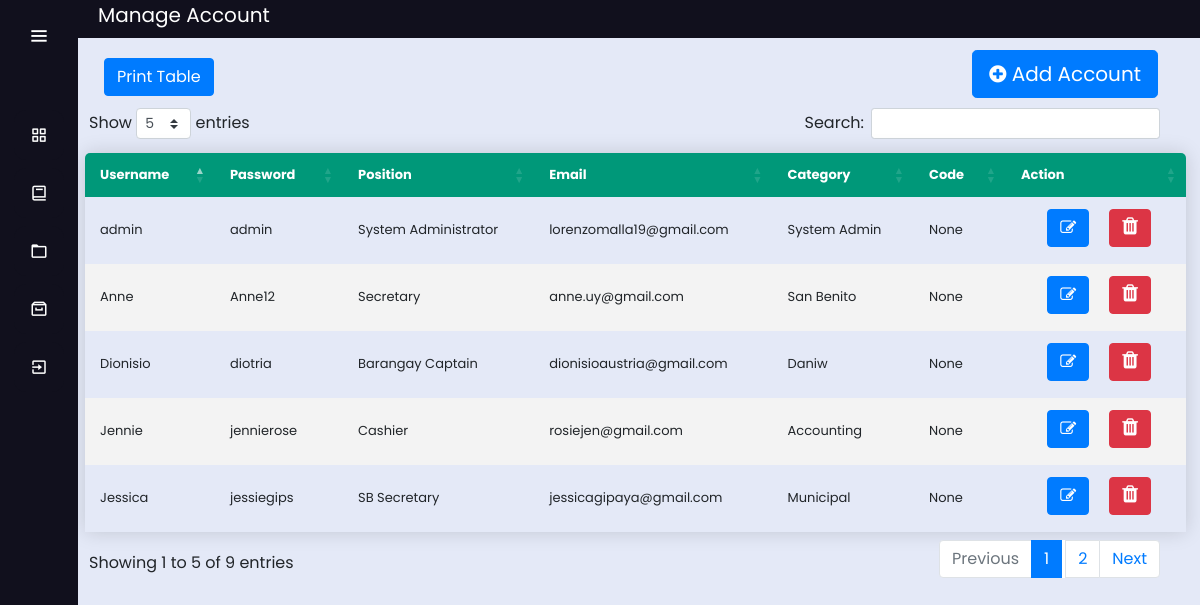
Page /admin_account on the committed database.
### app.py (models this page shows)
class User(db.Model):
    id = db.Column(db.Integer, primary_key=True)
    username = db.Column(db.String(80))
    mail = db.Column(db.String(120))
    password = db.Column(db.String(80))
    position = db.Column(db.String(80))
    hashCode = db.Column(db.String(120))
    barangay = db.Column(db.String(80))

### app.py (the view)
@app.route('/admin_account')
def admin_account():
        conn = get_db_connection()
        admin_account = conn.execute("SELECT * FROM user").fetchall()
        conn.close()
        return render_template('admin_account.html',admin_account=admin_account);

### app.py (called while the page is built)
def get_db_connection():
    conn = sqlite3.connect('database.db')
    conn.row_factory = sqlite3.Row
    return conn
    conn.close()
    c = conn.cursor()

### templates/admin_account.html (shortened to what this page needs)
<!DOCTYPE html>
<html lang="en" dir="ltr">
  <head>
    <link rel="stylesheet" href="../static/css/style5.css">
    <link href='https://unpkg.com/boxicons@2.0.7/css/boxicons.min.css' rel='stylesheet'>
    <link rel="stylesheet" href="../static/css/style2.css">
  <link rel="stylesheet" href="https://cdnjs.cloudflare.com/ajax/libs/font-awesome/4.7.0/css/font-awesome.min.css">
  <link rel="stylesheet" href="https://stackpath.bootstrapcdn.com/bootstrap/4.3.1/css/bootstrap.min.css">
  <link rel="stylesheet" type="text/css" href="https://cdn.datatables.net/1.10.23/css/dataTables.bootstrap4.min.css">
  <link rel="stylesheet" type="text/css" href="https://cdnjs.cloudflare.com/ajax/libs/twitter-bootstrap/4.5.2/css/bootstrap.css">
   </head>
<body>
 <div class="sidebar" >
    <div class="logo-details">
        <i class='bx bx-menu' id="btn" ></i>
    </div>
    <br>
    <ul class="nav-list">
      <li>
        <a href="{{ url_for('admin_dashboard') }}">
          <i class='bx bx-grid-alt'></i>
        </a>
      </li>
      <li>
       <a href="{{ url_for('admin_account') }}">
         <i class='bx bx-book' ></i>
       </a>
     </li>
      <li>
       <a href="{{ url_for('admin_logs') }}">
         <i class='bx bx-folder' ></i>
       </a>
     </li>
     <li>
       <a href="{{ url_for('admin_archive') }}">
         <i class='bx bx-archive' ></i>
       </a>
     </li>
     <li>
       <a href="{{ url_for('login') }}">
         <i class='bx bx-exit' ></i>
       </a>
     </li>
    </ul>
  </div>
  <section class="home-section">
<p style="background: #11101D; font-size: 20px; color: white;"> <label style="margin-left: 20px;">Manage Account </label><label style="float: right; margin-right: 20px;"></label>
      </p></br><br><br>
<div class="main" style="margin-left: 1px; margin-top: -90px;">
      <br>
  <a href="{{url_for('add', table="mmacc")}}" class="btn btn-lg btn-primary" title="Click to Add" style="float: right; margin-right: 2px; margin-top: -10px;"><i class="fa fa-plus-circle" aria-hidden="true"></i> Add Account</a>
  <br><br>
  <table class="content-table" id="example"  style="width: calc(100% - -30px); margin-left: -4px; font-size: 13px;">
  <thead style="background-color: ;">
  <tr >
    <th>Username</th>
    <th>Password</th>
    <th>Position</th>
    <th>Email</th>
    <th>Category</th>
    <th>Code</th>
    <th>Action</th>
  </tr>
  </thead>
  {%for bb in admin_account%}
  <tr>
  <td>{{bb['username']}}</td>
  <td>{{bb['password']}}</td>
  <td>{{bb['position']}}</td>
  <td>{{bb['mail']}}</td>
  <td>{{bb['barangay']}}</td>
  <td>{{bb['hashCode']}}</td>
    <td width="150px">
      <center>
       <a href="{{url_for('delete_account', table="mmacc" ,username=bb['username'])}}" class="btn btn-xs btn-danger" title="Click to Delete" style="margin-bottom: 5px;"><i class="fa fa-trash" aria-hidden="true" style="font-size: 20px;"></i></a>
      <a href="{{url_for('edit_account', table="mmacc", username=bb['username'])}}" class="btn btn-xs btn-primary" title="Click to Edit"><i class="fa fa-pencil-square-o" aria-hidden="true"></i></a>
      </center>
    </td>
  </tr>
  {%endfor%}
  </table>
  </div>
  </section>
</body>
</html>

### static/css/style5.css (style rules this page uses)
* { margin: 0; padding: 0; box-sizing: border-box; font-family: "Poppins" , sans-serif; }
.sidebar { position: fixed; left: 0; top: 0; height: 100%; width: 78px; background: #11101D; padding: 6px 14px; z-index: 99; transition: all 0.5s ease; }
.sidebar .logo-details { height: 60px; display: flex; align-items: center; position: relative; }
.sidebar .logo-details #btn { position: absolute; top: 50%; right: 0; transform: translateY(-50%); font-size: 22px; transition: all 0.4s ease; font-size: 23px; text-align: center; cursor: pointer; transition: all 0.5s ease; }
.sidebar i { color: #fff; height: 60px; min-width: 50px; font-size: 28px; text-align: center; line-height: 60px; }
.sidebar .nav-list { margin-top: 20px; height: 100%; }
.sidebar li { position: relative; margin: 8px 0; list-style: none; }
.sidebar li a { display: flex; height: 100%; width: 100%; border-radius: 12px; align-items: center; text-decoration: none; transition: all 0.4s ease; background: #11101D; }
.sidebar li i { height: 50px; line-height: 50px; font-size: 18px; border-radius: 12px; }
.home-section { position: relative; background: #E4E9F7; min-height: 100vh; top: 0; left: 78px; width: calc(100% - 78px); transition: all 0.5s ease; z-index: 2; }
.content-table { font-family: "Poppins" , sans-serif; border-collapse: collapse; margin: 25px 0; margin-top: 200px; font-size: 14px; min-width: 400px; border-radius: 5px 5px 0 0; overflow: hidden; box-shadow: 0 0 20px rgba(0, 0, 0, 0.15); margin-left: 20px; width: ; margin-top: -10px; width: calc(100% - 50px); }
.content-table thead tr { background-color: #009879; color: #ffffff; text-align: left; font-weight: bold; }
.content-table th, .content-table td { padding: 12px 15px; }
.content-table tbody tr { border-bottom: 1px solid #dddddd; }
.content-table tbody tr:nth-of-type(even) { background-color: #f3f3f3; }
.content-table tbody tr:last-of-type { border-bottom: 2px solid #009879; }

### static/css/style2.css (style rules this page uses)
body { margin:0px; padding: 0px; background-color:#1b203d; overflow: hidden; font-family: bernard; color: #1b203d; }
.main { margin-top: 50px; margin-left: 315px; margin-right: 30px; padding: 0px 10px; }
.btn { float: right; margin-right: 20px; }
table.dataTable thead .sorting:after, table.dataTable thead .sorting:before, table.dataTable thead .sorting_asc:after, table.dataTable thead .sorting_asc:before, table.dataTable thead .sorting_asc_disabled:after, table.dataTable thead .sorting_asc_disabled:before, table.dataTable thead .sorting_desc:after, table.dataTable thead .sorting_desc:before, table.dataTable thead .sorting_desc_disabled:after, table.dataTable thead .sorting_desc_disabled:before { bottom: .5em; }

### rows in the picture
User: username "Jennie", password "jennierose", position "Cashier", mail "rosiejen@gmail.com", barangay "Accounting", hashCode "None"
User: username "Dionisio", password "diotria", position "Barangay Captain", mail "dionisioaustria@gmail.com", barangay "Daniw", hashCode "None"
User: username "Jessica", password "jessiegips", position "SB Secretary", mail "jessicagipaya@gmail.com", barangay "Municipal", hashCode "None"
User: username "Anne", password "Anne12", position "Secretary", mail "anne.uy@gmail.com", barangay "San Benito", hashCode "None"
User: username "admin", password "admin", position "System Administrator", mail "lorenzomalla19@gmail.com", barangay "System Admin", hashCode "None"
